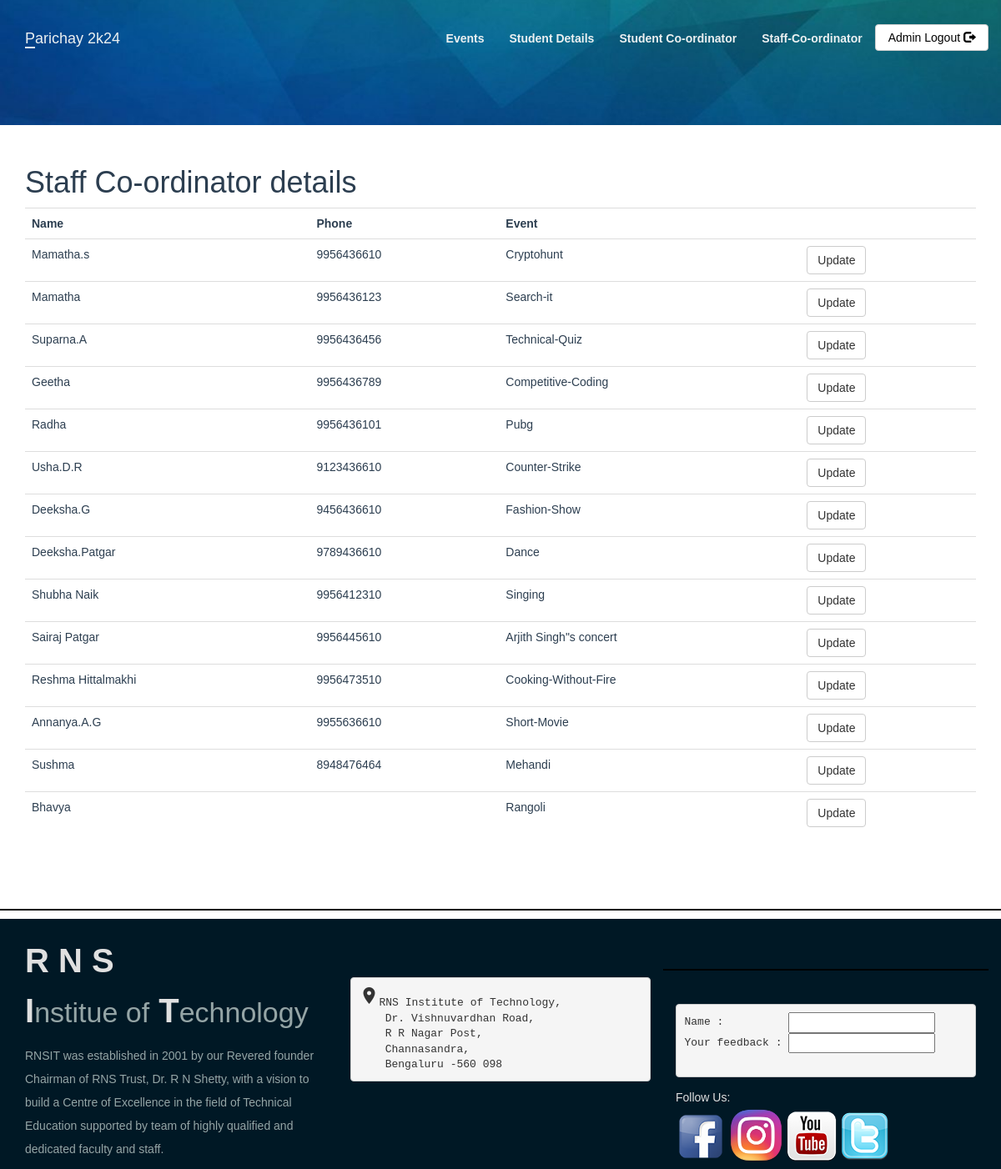
The page /Staff_cordinator.php on the database its author committed.
### tables this page shows
CREATE TABLE `staff_coordinator` (
  `stid` int(11) NOT NULL,
  `name` varchar(100) NOT NULL,
  `phone` varchar(10) DEFAULT NULL,
  `event_id` int(11) DEFAULT NULL
);

CREATE TABLE `events` (
  `event_id` int(11) NOT NULL ,
  `event_title` varchar(50) NOT NULL,
  `event_price` int(11) DEFAULT NULL,
  `participents` int(100) DEFAULT 0,
  `img_link` text DEFAULT NULL,
  `type_id` int(11) DEFAULT NULL
);

### Staff_cordinator.php (the view, shortened to what this page needs)
<?php
include_once 'classes/db1.php';
$result = mysqli_query($conn, "SELECT * FROM staff_coordinator s ,events e where e.event_id= s.event_id");
?>
<!DOCTYPE html>
<html>
<head>
  <?php require 'utils/styles.php'; ?>
</head>
<body>
  <?php include 'utils/adminHeader.php' ?>
  <div class="content">
    <div class="container">
      <h1>Staff Co-ordinator details</h1>
      <?php
      if (mysqli_num_rows($result) > 0) {
        ?>
        <table class="table table-hover">
          <tr>
            <th>Name</th>
            <th>Phone</th>
            <th>Event</th>
            <th></th>
          </tr>
          <?php
          while ($row = mysqli_fetch_array($result)) {
            ?>
            <tr>
              <td>
                <?php echo $row["name"]; ?>
              </td>
              <td>
                <?php echo $row["phone"]; ?>
              </td>
              <td>
                <?php echo $row["event_title"]; ?>
              </td>
              <td>
                <?php echo '<a  href="updateStaff.php?id=' . $row['event_id'] . '" class = "btn btn-default"> Update</a>' ?>
              </td>
            </tr>
            <?php
          }
          ?>
        </table>
        <?php
      } else {
        echo "No result found";
      }
      ?>
    </div>
  </div>
</body>
<?php include 'utils/footer.php'; ?>
</html>

### utils/styles.php
<link rel = "stylesheet" type = "text/css" href = "css/bootstrap.css">
<link rel = "stylesheet" type = "text/css" href = "css/style.css">

### utils/adminHeader.php (shortened to what this page needs)
<head>
</head>
<?php require 'utils/styles.php'; ?>
<header class="bgImage">
    <nav class="navbar">
        <div class="container">
            <div class="navbar-header">
                <a class="navbar-brand">
                    Parichay 2k24
                </a>
            </div>
            <ul class="nav navbar-nav navbar-right">
                <li><a href="adminPage.php"><strong>Events</strong></a></li>
                <li><a href="Stu_details.php"><strong>Student Details</strong></a></li>
                <li><a href="Stu_cordinator.php"><strong>Student Co-ordinator</strong></a></li>
                <li><a href="Staff_cordinator.php"><strong>Staff-Co-ordinator</strong></a></li>
                <li class="btnlogout"><a class="btn btn-default navbar-btn" href="index.php">Admin Logout <span class="glyphicon glyphicon-log-out"></span></a></li>
            </ul>
        </div>
    </nav>
</header>

### utils/footer.php (shortened to what this page needs)
<hr class="footerline">
<footer>
    <div class="container">
        <div class="row">
            <section>
                <div class="footerContent col-md-4">
                    <p class="footerContent1">
                        <strong>R</strong>
                        <strong>N</strong>
                        <strong>S</strong>
                        <br>
                        <strong>I</strong><span class="small footerSubtext">nstitue of</span>
                        <strong>T</strong><span class="small footerSubtext">echnology</span>
                    </p>
                    <p class="footerSubtext2">
                        RNSIT was established in 2001 by our Revered founder Chairman of RNS Trust, Dr. R N Shetty, with
                        a vision to build a Centre of Excellence in the field of Technical Education supported by team
                        of highly qualified and dedicated faculty and staff.
                    </p>
                </div>
            </section>
            <section>
                <div class="footcontent col-md-4">
                    <p>
                    <pre><i class="material-icons">&#xe55f;</i>RNS Institute of Technology,
    Dr. Vishnuvardhan Road,
    R R Nagar Post,
    Channasandra,
    Bengaluru -560 098</pre>
                    </p>
                </div>
                <hr>
                <div class="footcontent col-md-4">
                    <form action="" >
                        <pre>Name :          <input type="text">
Your feedback : <input type="text">
                        </pre>
                    </form>
                </div>
            </section>
            <section>
                <div class="footcontent col-md-4">
                    Follow Us:<br>
                    <a href="https://www.facebook.com/rnsit.official/"><img src="images/facebook.png"></a>
                    <a href="https://www.instagram.com/rnsit_bangalore_official/"><img src="images/instagram.png"
                            width="65px"></a>
                    <a href="https://youtube.com/@rnsitofficial8096"><img src="images/youtube.png"></a>
                    <a href="https://twitter.com/rnsit_bangalore?lang=en"><img src="images/twitter.png" alt=""></a>
                </div>
            </section>
        </div>
    </div>
</footer>

### css/style.css (style rules this page uses)
body { overflow-x: hidden; }
hr { border-top: 2px solid black; margin-top: 40px; margin-bottom: 40px; }
header .navbar { padding: 20px 0; font-family: Arial, Helvetica, sans-serif; }
header .navbar-header a::first-letter { border-bottom: 2px solid #ecf0f1; }
header .navbar-nav a { color: #ecf0f1; padding-bottom: 12px; }
header .navbar-nav a:link { position: relative; }
header .btnlogout a { padding-top: 5px; }
header .navbar-nav a:before { content: ""; position: absolute; width: 100%; height: 3px; left: 0; background-color: #ecf0f1; visibility: hidden; -webkit-transform: scaleX(0); transform: scaleX(0); -webkit-transition: all 0.3s ease-in-out 0s; transition: all 0.3s ease-in-out 0s; margin-top: 25px; }
header .navbar-header a { color: #ecf0f1; }
header .navbar-nav .btn { color: black; padding-bottom: 5px; margin: 8px 0px; }
.footerline { margin-top: 70px; margin-bottom: 10px; }
.content { font-family: Arial, Helvetica, sans-serif; color: #2C3E50; }
footer { font-family: Arial, Helvetica, sans-serif; color: #E0E0E0; line-height: 2; background-color: #001825; padding-top: 20px; }
.footerContent > .footerContent1 { font-size: 40px; line-height: 1.5; }
.footerSubtext { color: #95a5a6; }
.footerContent > .footerSubtext2 { color: #95a5a6; font-size: 14px; }
.footcontent { color: #E0E0E0; }

### utils/adminHeader.php (style rules this page uses)
.bgImage { background-image: url(images/headerbg.jpg); background-size: cover; background-position: center center; height: 150px; margin-bottom: 29px; }

### rows shown on the page
staff_coordinator: name "Mamatha.s", phone "9956436610", event.event_title "Cryptohunt"
staff_coordinator: name "Mamatha", phone "9956436123", event.event_title "Search-it"
staff_coordinator: name "Suparna.A", phone "9956436456", event.event_title "Technical-Quiz"
staff_coordinator: name "Geetha", phone "9956436789", event.event_title "Competitive-Coding"
staff_coordinator: name "Radha", phone "9956436101", event.event_title "Pubg"
staff_coordinator: name "Usha.D.R", phone "9123436610", event.event_title "Counter-Strike"
staff_coordinator: name "Deeksha.G", phone "9456436610", event.event_title "Fashion-Show"
staff_coordinator: name "Deeksha.Patgar", phone "9789436610", event.event_title "Dance"
staff_coordinator: name "Shubha Naik", phone "9956412310", event.event_title "Singing"
staff_coordinator: name "Sairaj Patgar", phone "9956445610", event.event_title "Arjith Singh\"s concert"
staff_coordinator: name "Reshma Hittalmakhi", phone "9956473510", event.event_title "Cooking-Without-Fire"
staff_coordinator: name "Annanya.A.G", phone "9955636610", event.event_title "Short-Movie"
staff_coordinator: name "Sushma", phone "8948476464", event.event_title "Mehandi"
staff_coordinator: name "Bhavya", event.event_title "Rangoli"
